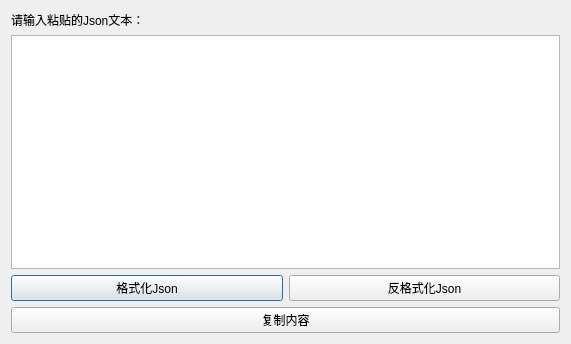
<?xml version="1.0" encoding="UTF-8"?>
<ui version="4.0">
 <class>JsonFormate</class>
 <widget class="QDialog" name="JsonFormate">
  <property name="geometry">
   <rect>
    <x>0</x>
    <y>0</y>
    <width>571</width>
    <height>344</height>
   </rect>
  </property>
  <property name="windowTitle">
   <string>Json格式化工具</string>
  </property>
  <layout class="QVBoxLayout" name="verticalLayout">
   <item>
    <widget class="QLabel" name="label">
     <property name="text">
      <string>请输入粘贴的Json文本：</string>
     </property>
    </widget>
   </item>
   <item>
    <widget class="QPlainTextEdit" name="plainTextEdit"/>
   </item>
   <item>
    <layout class="QHBoxLayout" name="horizontalLayout">
     <item>
      <widget class="QPushButton" name="pushButton_format">
       <property name="text">
        <string>格式化Json</string>
       </property>
      </widget>
     </item>
     <item>
      <widget class="QPushButton" name="pushButton_unformat">
       <property name="text">
        <string>反格式化Json</string>
       </property>
      </widget>
     </item>
    </layout>
   </item>
   <item>
    <widget class="QPushButton" name="pushButton_copy">
     <property name="text">
      <string>复制内容</string>
     </property>
    </widget>
   </item>
  </layout>
 </widget>
 <resources/>
 <connections/>
</ui>
